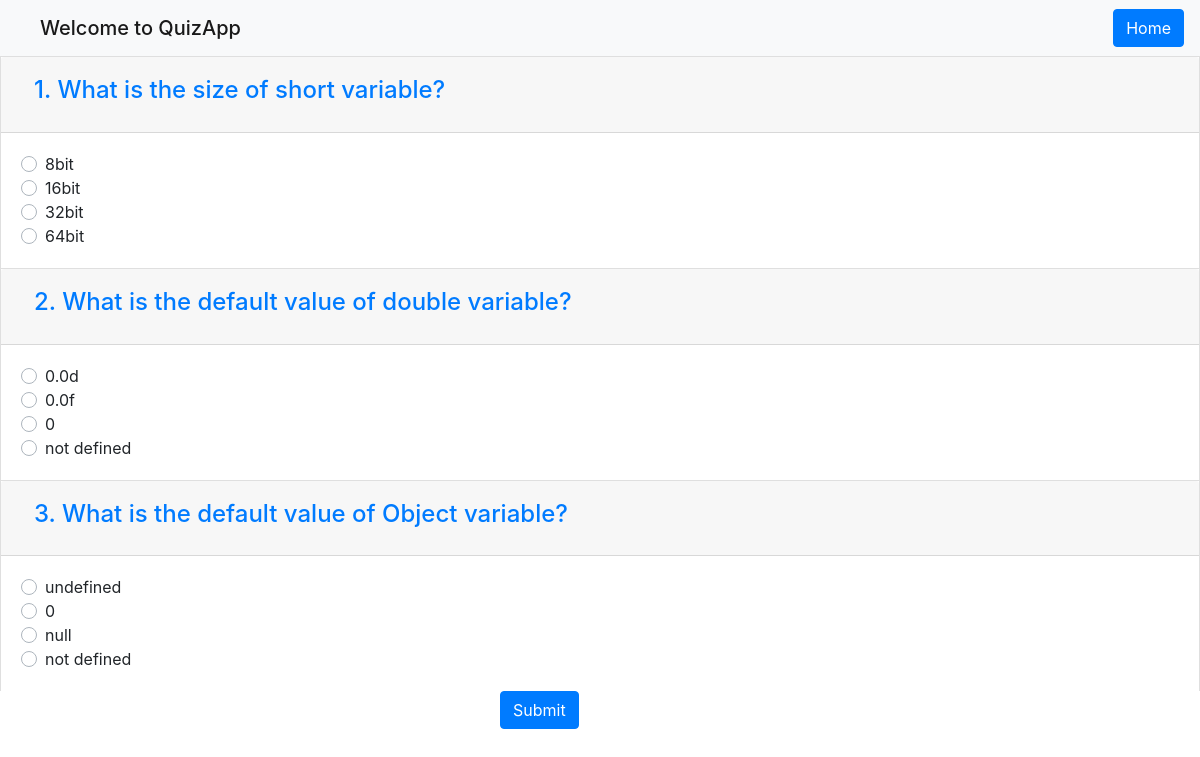
Screenshot of /takequiz/26/ (signed in) with the database file from the repository.
### Users/models.py (models this page shows, shortened)
class Question(models.Model):
    category = models.ForeignKey(Category, on_delete=models.CASCADE, default=None, null=True)
    question = models.CharField(max_length=255)

class Choice(models.Model):
    question = models.ForeignKey(Question, on_delete=models.CASCADE)
    answer = models.CharField(max_length=50)
    correct = models.BooleanField(default=False)
    def __str__(self):
        return self.answer

### Users/views.py (the view)
# urls.py: path('takequiz/<int:pk>/',views.takequiz, name='takequiz'),
def takequiz(request, pk):
    if request.session.has_key('user'):
        category = Category.objects.get(pk=pk)
        questions = Question.objects.filter(category=category)
        return render(request, 'quiz.html', {'questions': questions, 'category': category})
    return redirect('userpage')

### Users/templates/quiz.html (shortened to what this page needs)
{% load static %}
<!DOCTYPE html>
<html>
<head>
	<link rel="stylesheet" type="text/css" href="{% static 'css/bootstrap.min.css' %}" >
</head>
<body>
	<nav class="navbar navbar-light bg-light">
  		<h2 class="navbar-brand mb-0 ml-4">Welcome to QuizApp</h2>
      <ul class="navbar-nav ml-auto">
        <ul class="navbar-nav">
            <li class="nav-item">
          <a class="btn btn-primary" href="/accounts/login/userpage/">Home <span class="sr-only">(current)</span></a>
        </li>
        </ul>
	</nav>
{% if user.is_authenticated %}
{% if questions %}
<form method="POST" action="{% url 'result' category.id %}">
{% for question in questions %}
<div class="accordion" id="accordionExample">
  <div class="card">
    <div class="card-header" id="heading{{ forloop.counter }}">
      <h2 class="mb-0">
        <button class="btn btn-link" type="button" data-toggle="collapse" data-target="#collapse{{ forloop.counter }}" aria-expanded="true" aria-controls="collapse{{ forloop.counter }}">
          <h4>{{ forloop.counter }}. {{ question.question }}</h4>
        </button>
      </h2>
    </div>
    <div id="collapse{{ forloop.counter }}" class="collapse show" aria-labelledby="heading{{ forloop.counter }}" data-parent="#accordionExample">
      <div class="card-body">
        {% for choice in question.choice_set.all %}
            <div class="custom-control custom-radio">
  <label class="custom-control-label" for="customRadio{{forloop.parentloop.counter}}{{forloop.counter}}">{{choice}}</label>
</div>
        {% endfor %}
      </div>
    </div>
  </div>
  </div>
  {% endfor %}
  <div class="mx-auto" style="width: 200px;">
  <button type="submit" class="btn btn-primary">Submit</button>
</div>
</form>
{% else %}
<div class="alert alert-danger" role="alert">
  There are no questions present in this category, Try again later!
</div>
{% endif %}
{% endif %}
</body>
</html>

### rows the page displays
Question: question "What is the size of short variable?"
Choice: answer "8bit"
Choice: answer "16bit"
Choice: answer "32bit"
Choice: answer "64bit"
Question: question "What is the default value of double variable?"
Choice: answer "0.0d"
Choice: answer "0.0f"
Choice: answer "0"
Choice: answer "not defined"
Question: question "What is the default value of Object variable?"
Choice: answer "undefined"
Choice: answer "0"
Choice: answer "null"
Choice: answer "not defined"
